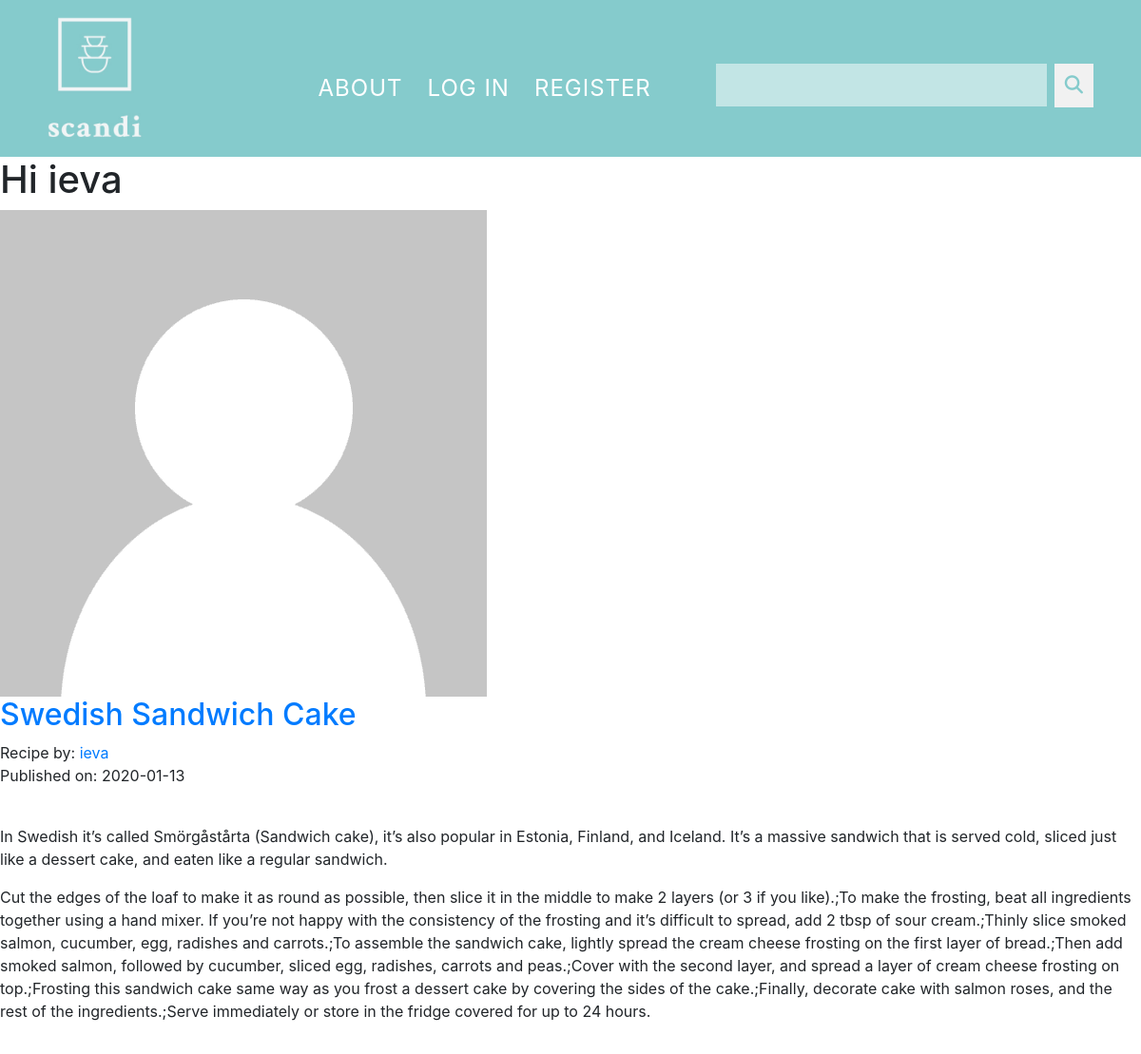
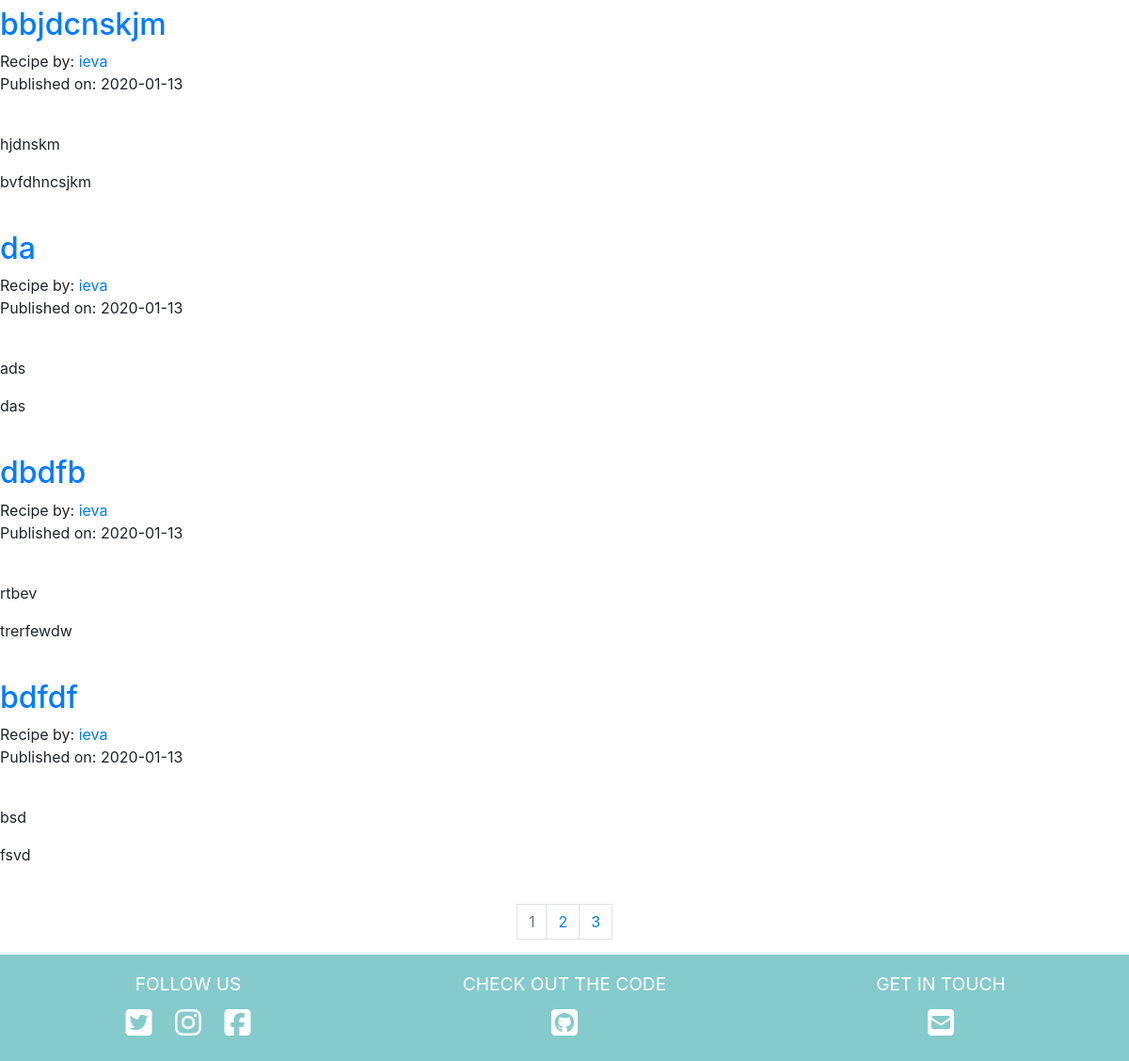
The app's page /ieva with its own data (2 pictures, top to bottom).
### scandiKitchen/models.py (models this page shows, shortened)
class User(db.Model,UserMixin):
    __tablename__ = 'users'
    id = db.Column(db.Integer,primary_key=True)
    profile_image = db.Column(db.String(64),nullable=False,default='default_profile.png')
    email = db.Column(db.String(64),unique=True,index=True)
    username = db.Column(db.String(64),unique=True,index=True)
    password_hash = db.Column(db.String(128))
    posts = db.relationship('Recipe',backref='author',lazy=True)

class Recipe(db.Model):
    users = db.relationship(User)
    id = db.Column(db.Integer,primary_key=True)
    user_id = db.Column(db.Integer,db.ForeignKey('users.id'),nullable=False)
    date = db.Column(db.DateTime,nullable=False,default=datetime.utcnow)
    title = db.Column(db.String(100),nullable=False)
    text = db.Column(db.Text,nullable=False)
    cook_method = db.Column(db.Text,nullable=True)
    ingredients = db.Column(db.Text,nullable=True)
    recipe_image = db.Column(db.String(100),nullable=True)

### scandiKitchen/users/views.py (the view)
@users.route('/<username>')
def user_posts(username):
    page = request.args.get('page',1,type=int)
    user = User.query.filter_by(username=username).first_or_404()
    recipes = Recipe.query.filter_by(author=user).order_by(Recipe.date.desc()).paginate(page=page,per_page=5)
    return render_template('user_recipes.html',recipes=recipes,user=user)

### scandiKitchen/templates/user_recipes.html (shortened to what this page needs)
{% extends 'base.html' %}
{% block content %}
<div>
    <h1>Hi {{user.username}}</h1>
    <img src="{{ url_for('static',filename='profile_pics/'+user.profile_image) }}">
    {% for post in recipes.items %}
    <h2><a href="{{url_for('recipes.recipe',recipe_id=post.id)}}">{{post.title}}</a></h2>
    Recipe by: <a href="{{url_for('users.user_posts',username=post.author.username)}}">{{post.author.username}}</a>
    <p>Published on: {{post.date.strftime("%Y-%m-%d")}}</p>
    <p>{{post.text}}</p>
    <p>{{post.cook_method}}</p>
    {% endfor %}
</div>
<nav aria-label="Page navigation example">
    <ul class="pagination justify-content-center">
     {% for page_num in recipes.iter_pages() %}
        {% if recipes.page == page_num %}
        <li class="page-item disabled">
            <a class="page-link" href="{{url_for('users.user_posts',username=user.username,page=page_num)}}">{{page_num}}</a>
        </li>
        {% else %}
        <li class="page-item">
            <a class="page-link" href="{{url_for('users.user_posts',username=user.username,page=page_num)}}">{{page_num}}</a>
        </li>
        {% endif %}
     {% endfor %}
    </ul>
</nav>
{% endblock %}

### scandiKitchen/static/css/main.css (style rules this page uses)
body { margin: 0; padding: 0; }
* { border-radius: 0!important; }

### records on screen
User: username "ieva", profile_image (placeholder picture)
Recipe: title "Swedish Sandwich Cake", author.username "ieva", date "2020-01-13", text "In Swedish it’s called Smörgåstårta (Sandwich cake), it’s also popular in Estonia, Finland, and Iceland. It’s a massive sandwich that is served cold, sliced just like a dessert cake, and eaten like a regular sandwich.", cook_method "Cut the edges of the loaf to make it as round as possible, then slice it in the middle to make 2 layers (or 3 if you like).;To make the frosting, beat all ingredients together using a hand mixer. If you’re not happy with the consistency of the frosting and it’s difficult to spread, add 2 tbsp of sour cream.;Thinly slice smoked salmon, cucumber, egg, radishes and carrots.;To assemble the sandwich cake, lightly spread the cream cheese frosting on the first layer of bread.;Then add smoked salmon, followed by cucumber, sliced egg, radishes, carrots and peas.;Cover with the second layer, and spread a layer of cream cheese frosting on top.;Frosting this sandwich cake same way as you frost a…"
Recipe: title "bbjdcnskjm", author.username "ieva", date "2020-01-13", text "hjdnskm", cook_method "bvfdhncsjkm"
Recipe: title "da", author.username "ieva", date "2020-01-13", text "ads", cook_method "das"
Recipe: title "dbdfb", author.username "ieva", date "2020-01-13", text "rtbev", cook_method "trerfewdw"
Recipe: title "bdfdf", author.username "ieva", date "2020-01-13", text "bsd", cook_method "fsvd"

### other values on screen
{{ page_num }} "1"
{{ page_num }} "2" "3"
